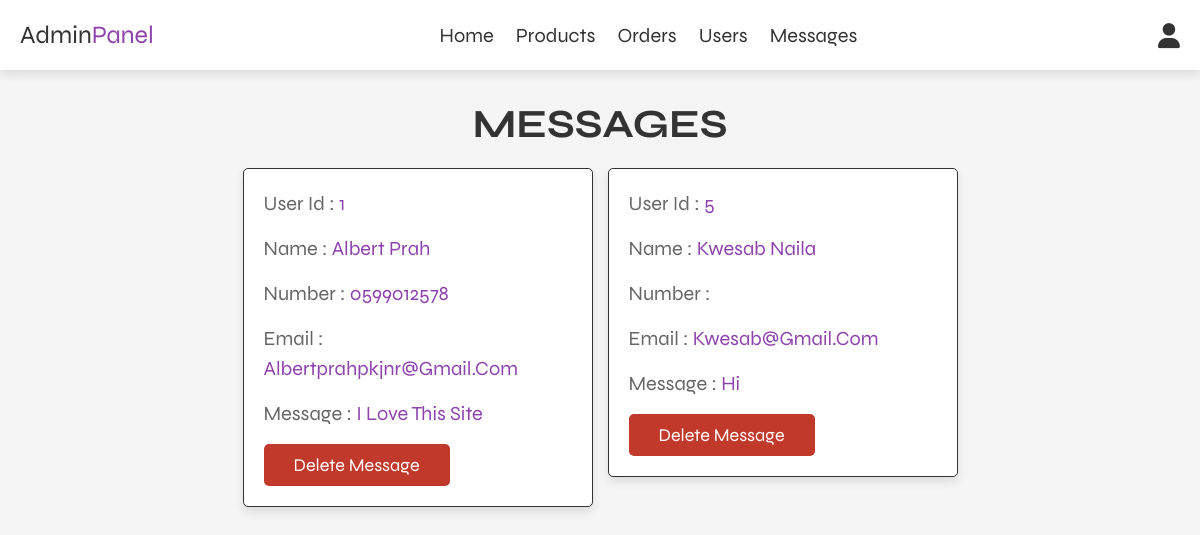
/admin_contacts.php (signed in), run on the app's committed database.
### tables this page shows
CREATE TABLE `message` (
  `id` int(100) NOT NULL,
  `user_id` int(100) NOT NULL,
  `name` varchar(100) NOT NULL,
  `email` varchar(100) NOT NULL,
  `number` varchar(12) NOT NULL,
  `message` varchar(500) NOT NULL
);

### admin_contacts.php (the view, shortened to what this page needs)
<?php
include 'config.php';
?>
<!DOCTYPE html>
<html lang="en">
<head>
   <link rel="stylesheet" href="https://cdnjs.cloudflare.com/ajax/libs/font-awesome/6.0.0/css/all.min.css">
   <link rel="stylesheet" href="css/admin_style.css">
</head>
<body>
<?php include 'admin_header.php'; ?>
<section class="messages">
   <h1 class="title"> messages </h1>
   <div class="box-container">
   <?php
      $select_message = mysqli_query($conn, "SELECT * FROM `message`") or die('query failed');
      if(mysqli_num_rows($select_message) > 0){
         while($fetch_message = mysqli_fetch_assoc($select_message)){
   ?>
   <div class="box">
      <p> user id : <span><?php echo $fetch_message['user_id']; ?></span> </p>
      <p> name : <span><?php echo $fetch_message['name']; ?></span> </p>
      <p> number : <span><?php echo $fetch_message['number']; ?></span> </p>
      <p> email : <span><?php echo $fetch_message['email']; ?></span> </p>
      <p> message : <span><?php echo $fetch_message['message']; ?></span> </p>
      <a href="admin_contacts.php?delete=<?php echo $fetch_message['id']; ?>" onclick="return confirm('delete this message?');" class="delete-btn">delete message</a>
   </div>
   <?php
      };
   }else{
      echo '<p class="empty">you have no messages!</p>';
   }
   ?>
   </div>
</section>
</body>
</html>

### css/admin_style.css (style rules this page uses)
:root { --purple:#8e44ad; --red:#c0392b; --orange:#f39c12; --black:#333; --white:#fff; --light-color:#666; --light-white:#ccc; --light-bg:#f5f5f5; --border:.1rem solid var(--black); --box-shadow:0 .5rem 1rem rgba(0,0,0,.1); }
* { font-family: 'Syne', sans-serif; margin:0; padding:0; box-sizing: border-box; outline: none; border:none; text-decoration: none; transition:all .2s linear; text-transform: capitalize; }
html { font-size: 62.5%; overflow-x: hidden; }
body { background-color: var(--light-bg); }
section { padding:3rem 2rem; }
.title { text-align: center; margin-bottom: 2rem; text-transform: uppercase; color:var(--black); font-size: 4rem; }
.btn, .option-btn, .delete-btn, .white-btn { display: inline-block; margin-top: 1rem; padding:1rem 3rem; cursor: pointer; color:var(--white); font-size: 1.8rem; border-radius: .5rem; text-transform: capitalize; }
.delete-btn { background-color: var(--red); }
.messages .box-container { display: grid; grid-template-columns: repeat(auto-fit, 35rem); justify-content: center; gap:1.5rem; max-width: 1200px; margin:0 auto; align-items: flex-start; }
.messages .box-container .box { background-color: var(--white); padding:2rem; border:var(--border); box-shadow: var(--box-shadow); border-radius: .5rem; }
.messages .box-container .box p { padding-bottom: 1.5rem; font-size: 2rem; color:var(--light-color); line-height: 1.5; }
.messages .box-container .box p span { color:var(--purple); }
.messages .box-container .box .delete-btn { margin-top: 0; }

### data on the page
message: user "1", name "Albert Prah", number "0599012578", email "Albertprahpkjnr@gmail.com", message "I Love This Site"
message: user "5", name "Kwesab Naila", email "Kwesab@gmail.com", message "Hi"
